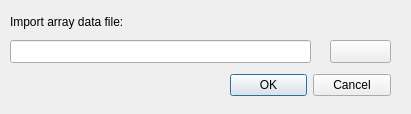
<?xml version="1.0" encoding="UTF-8"?>
<ui version="4.0">
 <class>importMagCDlg</class>
 <widget class="QDialog" name="importMagCDlg">
  <property name="windowModality">
   <enum>Qt::ApplicationModal</enum>
  </property>
  <property name="geometry">
   <rect>
    <x>0</x>
    <y>0</y>
    <width>411</width>
    <height>114</height>
   </rect>
  </property>
  <property name="sizePolicy">
   <sizepolicy hsizetype="Preferred" vsizetype="Preferred">
    <horstretch>0</horstretch>
    <verstretch>0</verstretch>
   </sizepolicy>
  </property>
  <property name="windowTitle">
   <string>Import MagC metadata</string>
  </property>
  <property name="layoutDirection">
   <enum>Qt::RightToLeft</enum>
  </property>
  <widget class="QLabel" name="label">
   <property name="geometry">
    <rect>
     <x>10</x>
     <y>10</y>
     <width>232</width>
     <height>23</height>
    </rect>
   </property>
   <property name="text">
    <string>Import array data file:</string>
   </property>
  </widget>
  <widget class="QPushButton" name="pushButton_selectFile">
   <property name="geometry">
    <rect>
     <x>330</x>
     <y>40</y>
     <width>61</width>
     <height>23</height>
    </rect>
   </property>
   <property name="text">
    <string/>
   </property>
  </widget>
  <widget class="QLineEdit" name="lineEdit_fileName">
   <property name="geometry">
    <rect>
     <x>10</x>
     <y>40</y>
     <width>301</width>
     <height>23</height>
    </rect>
   </property>
  </widget>
  <widget class="QDialogButtonBox" name="pushButton_import">
   <property name="geometry">
    <rect>
     <x>230</x>
     <y>70</y>
     <width>161</width>
     <height>31</height>
    </rect>
   </property>
   <property name="layoutDirection">
    <enum>Qt::LeftToRight</enum>
   </property>
   <property name="orientation">
    <enum>Qt::Horizontal</enum>
   </property>
   <property name="standardButtons">
    <set>QDialogButtonBox::Cancel|QDialogButtonBox::Ok</set>
   </property>
   <property name="centerButtons">
    <bool>true</bool>
   </property>
  </widget>
 </widget>
 <resources/>
 <connections/>
</ui>
